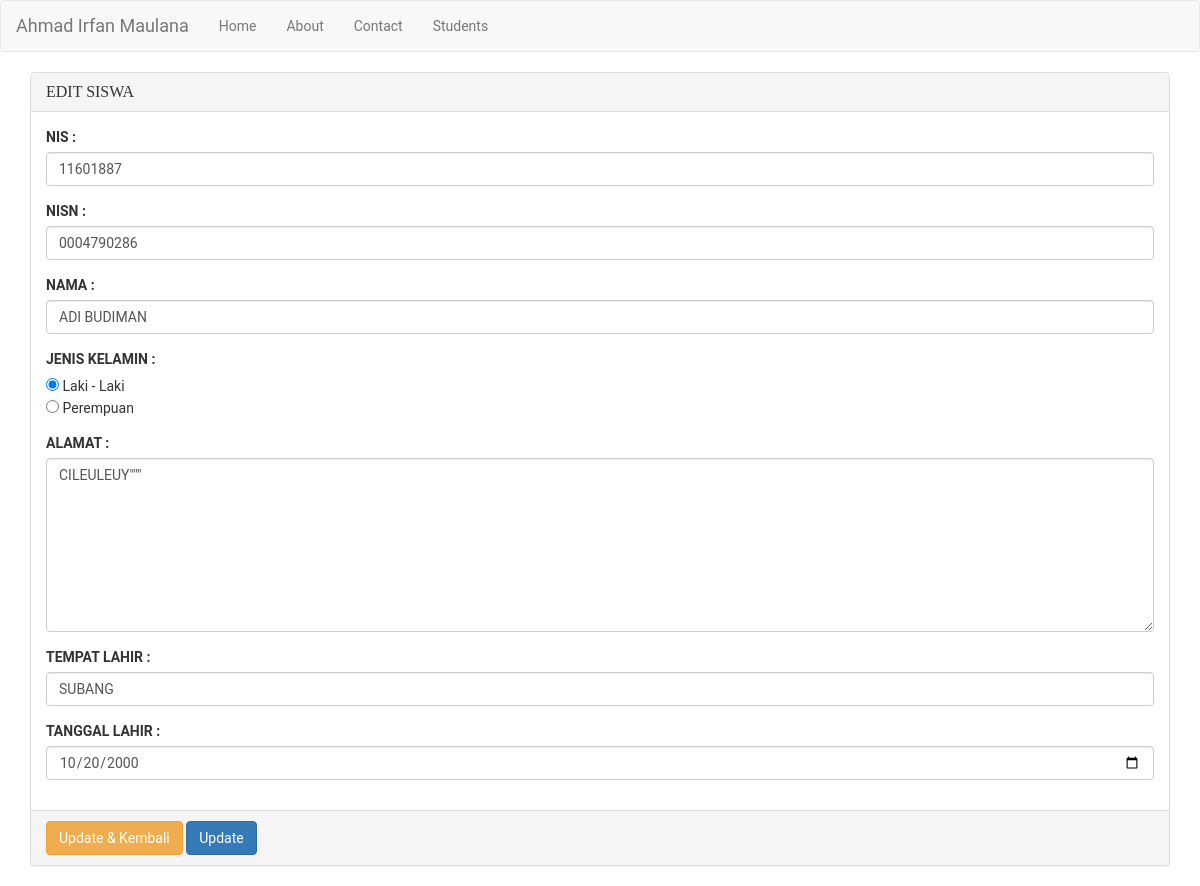
/siswa/edit/1, run on the app's committed database.
### tables this page shows
CREATE TABLE `siswa` (
  `siswa_id` int(11) NOT NULL,
  `siswa_nis` char(8) DEFAULT NULL,
  `siswa_nisn` char(10) DEFAULT NULL,
  `siswa_nama` varchar(100) DEFAULT NULL,
  `siswa_jk` char(1) DEFAULT NULL,
  `siswa_tmp_lahir` varchar(50) DEFAULT NULL,
  `siswa_tgl_lahir` date DEFAULT NULL,
  `siswa_alamat` text,
  `siswa_entri` datetime DEFAULT NULL,
  `siswa_kelas_id` int(11) DEFAULT NULL,
  `deleted_at` timestamp NULL DEFAULT NULL
);

### application/controllers/Siswa.php (called while the page is built, shortened)
<?php
class Siswa extends CI_Controller{
  public function __construct()
  {
    $this->load->model('ModelSiswa');
  }
  public function edit($siswa_id)
  {
    $data['content'] = 'siswa/edit';
    $data['data'] = array(
      'siswa' => $this->db->get_where('siswa', ['siswa_id' => $siswa_id])->row()
    );
    $this->load->view('common/content', $data);
  }
}

### index.php (called while the page is built, shortened)
<?php
require_once BASEPATH.'core/CodeIgniter.php';

### application/views/site/siswa/edit.php (the view, shortened to what this page needs)
<?php
  $siswa = $data['siswa'];
 ?>
<form action="" method="POST">
  <div class="panel panel-default">
    <div class="panel-heading">
      <h3 class="panel-title">EDIT SISWA</h3>
    </div>
    <div class="panel-body">
      <div class="form-group">
        <label for="">NIS :</label>
        <input type="text" class="form-control" id="" placeholder="" name="nis" value="<?php echo $siswa->siswa_nis; ?>">
      </div>
      <div class="form-group">
        <label for="">NISN :</label>
        <input type="text" class="form-control" id="" placeholder="" name="nisn" value="<?php echo $siswa->siswa_nisn; ?>">
      </div>
      <div class="form-group">
        <label for="">NAMA :</label>
        <input type="text" class="form-control" id="" placeholder="" name="nama" value="<?php echo $siswa->siswa_nama; ?>">
      </div>
      <div class="form-group">
        <label for="">JENIS KELAMIN :</label> <br>
        <?php
        if ($siswa->siswa_jk == "L") {
          $check['laki'] = 'checked';
          $check['perempuan'] = null;
        }
        else {
          $check['laki'] = null;
          $check['perempuan'] = 'checked';
        }
         ?>
        <input type="radio" id="" placeholder="" name="jenis_kelamin" value="L" <?php echo $check['laki']; ?>> Laki - Laki <br>
        <input type="radio" id="" placeholder="" name="jenis_kelamin" value="P" <?php echo $check['perempuan']; ?>> Perempuan
      </div>
      <div class="form-group">
        <label for="">ALAMAT :</label>
        <textarea class="form-control" id="" placeholder="" name="alamat" rows="8" cols="80"><?php echo $siswa->siswa_alamat; ?>"</textarea>
      </div>
      <div class="form-group">
        <label for="">TEMPAT LAHIR :</label> <br>
        <input type="text" class="form-control" id="" placeholder="" name="tmp_lahir"  value="<?php echo $siswa->siswa_tmp_lahir; ?>">
      </div>
      <div class="form-group">
        <label for="">TANGGAL LAHIR :</label> <br>
        <input type="date" class="form-control" id="" placeholder="" name="tgl_lahir" value="<?php echo $siswa->siswa_tgl_lahir; ?>">
      </div>
    </div>
    <div class="panel-footer">
      <button type="submit" name="buttonback" value="button" class="btn btn-warning">
        Update & Kembali
      </button>
      <button type="submit" name="button" value="button" class="btn btn-primary">
        Update
      </button>
    </div>
  </div>
</form>

### application/views/common/content.php (style rules this page uses)
* { font-family: "roboto"; }
h1,h2,h3,h4,h5,h6 { font-family: "poppins"; }

### data on the page
siswa: nis "11601887", nisn "0004790286", nama "ADI BUDIMAN", alamat "CILEULEUY\"\"\"", tmp_lahir "SUBANG", tgl_lahir "10/20/2000"

### other printed values
anchor('dashboard', 'Home') "Home"
anchor('about', 'About') "About"
anchor('contact', 'Contact') "Contact"
anchor('siswa', 'Students') "Students"
